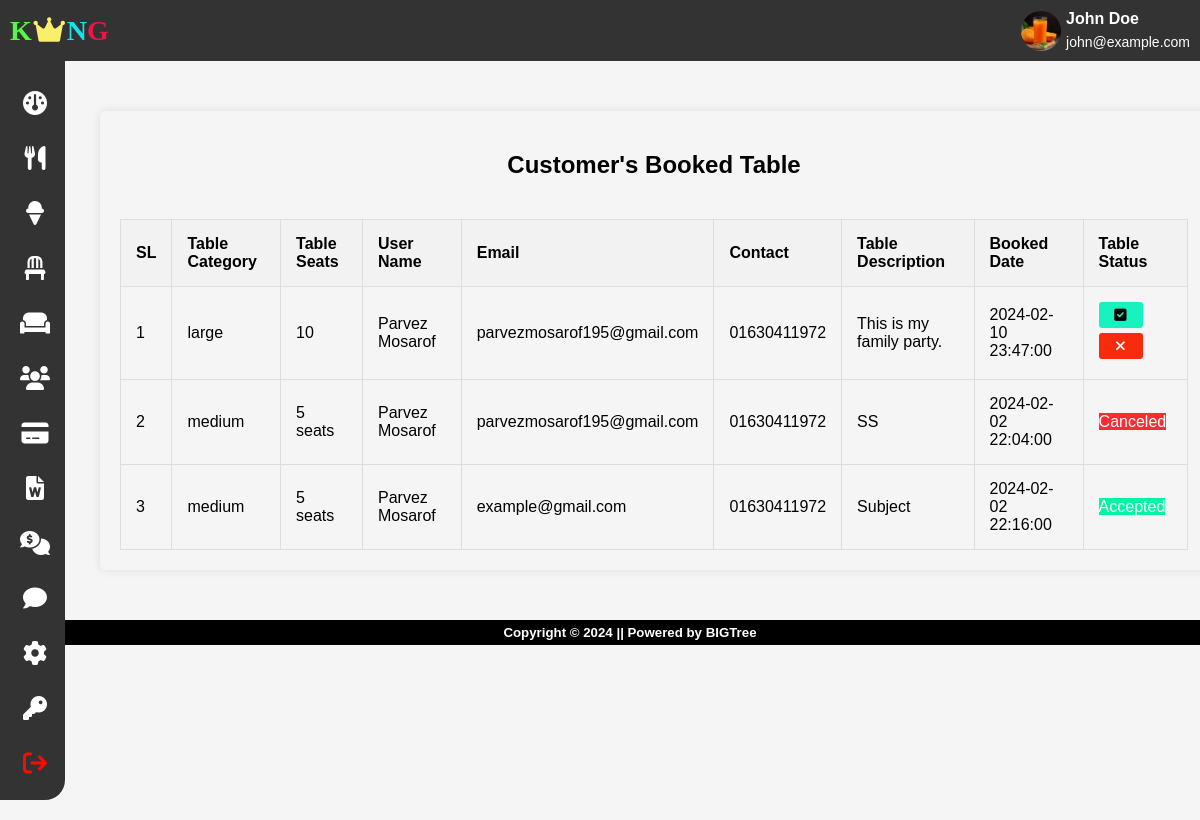
The app's page /rstms/admin/bookedtable.php (signed in) with its own data.
### tables this page shows
CREATE TABLE `tbl_bookedtable` (
  `t_id` int(11) NOT NULL,
  `t_category` varchar(100) NOT NULL,
  `t_seat` varchar(40) NOT NULL,
  `t_status` varchar(255) NOT NULL,
  `u_id` int(11) NOT NULL,
  `u_name` varchar(255) NOT NULL,
  `u_email` varchar(255) NOT NULL,
  `u_contact` varchar(100) NOT NULL,
  `t_desc` varchar(255) NOT NULL,
  `t_bookeddate` datetime NOT NULL
);

### rstms/admin/bookedtable.php (the view, shortened to what this page needs)
<?php
	include('includes/header.php');
    include('includes/sidebar.php');
?>
	<div class="container">
		<div class="header">
			<h2>Customer's Booked Table</h2>
		</div>
		<div class="table">
			<div class="btable">
				<table class="table-data">
					<thead>
						<tr>
							<th>SL</th>
							<th>Table Category</th>
							<th>Table Seats</th>
							<th>User Name</th>
							<th>Email</th>
							<th>Contact</th>
							<th>Table Description</th>
                            <th>Booked Date</th>
							<th>Table Status</th>
						</tr>
					</thead>
					<tbody>
                        <?php
                        $sql = "SELECT * FROM tbl_bookedtable ORDER BY t_id DESC";
                        $stmt = $conn->prepare($sql);
                        $stmt->execute();
                        $result = $stmt->get_result();
                        if ($result && $result->num_rows>0) {
                            $sl = 1;
                            while ($row = $result->fetch_assoc()) {
                                echo "<tr>";
                                echo "<td>{$sl}</td>";
                                echo "<td>".$row['t_category']."</td>";
                                echo "<td>".$row['t_seat'] ."</td>";
                                echo "<td>".$row['u_name'] ."</td>";
                                echo "<td>".$row['u_email'] ."</td>";
                                echo "<td>".$row['u_contact'] ."</td>";
                                echo "<td>".$row['t_desc'] ."</td>";
                                echo "<td>".$row['t_bookeddate'] ."</td>";
                                $t_status = $row['t_status'];
                                echo "<td>";
                                if ($t_status == '') {
                                    echo "<form action=''method='POST' style='display: inline-block;'>";
                                    echo "<button name='accept_btn' class='accept-btn'><i class='fa-solid fa-square-check'></i>";
                                    echo "</button>";
                                    echo "</form>";
                                    echo "<form action=''method='POST' style='display: inline-block;'>";
                                    echo "<button name='delete_btn' class='del-btn'><i class='fa-solid fa-xmark'></i>";
                                    echo "</button>";
                                    echo "</form>";
                                }
                                else if (strcasecmp($t_status, 'accept') === 0) {
                                    echo "<span style='background-color: #02f5a4; color: #fff;'>Accepted</span>";
                                }
                                else if (strcasecmp($t_status, 'cancel') === 0) {
                                    echo "<span style='background-color: #f72d33; color: #fff;'>Canceled</span>";
                                }
                                echo "</td>";
                                echo "</tr>";
                                $sl++;
                            }
                        }
                        ?>
					</tbody>
				</table>
			</div>
		</div>
	</div>
<?php include ('includes/footer.php'); ?>

### rstms/assets/css/admin.css (style rules this page uses)
body { font-family: 'Arial', sans-serif; margin: 0; padding: 0; background-color: #f4f4f4; }

### rstms/admin/bookedtable.php (style rules this page uses)
body { font-family: 'Arial', sans-serif; margin: 0; padding: 0; background-color: #f5f5f5; }
.container { width: 89%; margin: auto; padding: 20px; box-shadow: 0 0 10px rgba(0, 0, 0, 0.1); border-radius: 5px; margin-left: 100px; margin-top: 50px; margin-bottom: 50px; }
.header { text-align: center; margin-bottom: 20px; }
.table { overflow-x: auto; }
.table-data { width: 100%; border-collapse: collapse; margin-top: 20px; }
.table-data th, .table-data td { padding: 15px; text-align: left; border: 1px solid #ddd; }
.table-data th { background-color: #f2f2f2; }
.table-data button { padding: 5px 9px; margin-right: 5px; margin-bottom: 5px; cursor: pointer; border: none; outline: none; font-size: 14px; border-radius: 3px; background-color: #18f2bf; padding-left: 13px; }
.table-data button i { margin-right: 5px; }
.del-btn { background-color: #f72c0c!important; color: #fff!important; }

### records on screen
tbl_bookedtable: t_category "large", t_seat "10", u_name "Parvez Mosarof", u_email "parvezmosarof195@gmail.com", u_contact "01630411972", t_desc "This is my family party.", t_bookeddate "2024-02-10 23:47:00"
tbl_bookedtable: t_category "medium", t_seat "5 seats", u_name "Parvez Mosarof", u_email "parvezmosarof195@gmail.com", u_contact "01630411972", t_desc "SS", t_bookeddate "2024-02-02 22:04:00", t_status "Canceled"
tbl_bookedtable: t_category "medium", t_seat "5 seats", u_name "Parvez Mosarof", u_email "example@gmail.com", u_contact "01630411972", t_desc "Subject", t_bookeddate "2024-02-02 22:16:00", t_status "Accepted"
